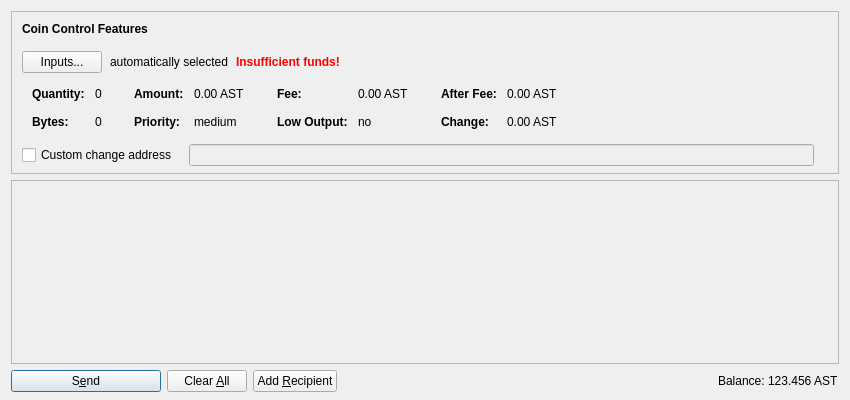
<?xml version="1.0" encoding="UTF-8"?>
<ui version="4.0">
 <class>SendCoinsDialog</class>
 <widget class="QDialog" name="SendCoinsDialog">
  <property name="geometry">
   <rect>
    <x>0</x>
    <y>0</y>
    <width>850</width>
    <height>400</height>
   </rect>
  </property>
  <property name="windowTitle">
   <string>Send Coins</string>
  </property>
  <layout class="QVBoxLayout" name="verticalLayout" stretch="0,1,0">
   <property name="bottomMargin">
    <number>8</number>
   </property>
   <item>
    <widget class="QFrame" name="frameCoinControl">
     <property name="sizePolicy">
      <sizepolicy hsizetype="Expanding" vsizetype="Expanding">
       <horstretch>0</horstretch>
       <verstretch>0</verstretch>
      </sizepolicy>
     </property>
     <property name="maximumSize">
      <size>
       <width>16777215</width>
       <height>16777215</height>
      </size>
     </property>
     <property name="frameShape">
      <enum>QFrame::StyledPanel</enum>
     </property>
     <property name="frameShadow">
      <enum>QFrame::Sunken</enum>
     </property>
     <layout class="QVBoxLayout" name="verticalLayoutCoinControl2">
      <property name="spacing">
       <number>0</number>
      </property>
      <property name="leftMargin">
       <number>0</number>
      </property>
      <property name="topMargin">
       <number>0</number>
      </property>
      <property name="rightMargin">
       <number>0</number>
      </property>
      <property name="bottomMargin">
       <number>6</number>
      </property>
      <item>
       <layout class="QVBoxLayout" name="verticalLayoutCoinControl" stretch="0,0,0,0,1">
        <property name="spacing">
         <number>0</number>
        </property>
        <property name="leftMargin">
         <number>10</number>
        </property>
        <property name="topMargin">
         <number>10</number>
        </property>
        <item>
         <layout class="QHBoxLayout" name="horizontalLayoutCoinControl1">
          <property name="bottomMargin">
           <number>15</number>
          </property>
          <item>
           <widget class="QLabel" name="labelCoinControlFeatures">
            <property name="sizePolicy">
             <sizepolicy hsizetype="Preferred" vsizetype="Maximum">
              <horstretch>0</horstretch>
              <verstretch>0</verstretch>
             </sizepolicy>
            </property>
            <property name="font">
             <font>
              <weight>75</weight>
              <bold>true</bold>
             </font>
            </property>
            <property name="styleSheet">
             <string notr="true">font-weight:bold;</string>
            </property>
            <property name="text">
             <string>Coin Control Features</string>
            </property>
           </widget>
          </item>
         </layout>
        </item>
        <item>
         <layout class="QHBoxLayout" name="horizontalLayoutCoinControl2" stretch="0,0,0,0">
          <property name="spacing">
           <number>8</number>
          </property>
          <property name="bottomMargin">
           <number>10</number>
          </property>
          <item>
           <widget class="QPushButton" name="pushButtonCoinControl">
            <property name="styleSheet">
             <string notr="true"/>
            </property>
            <property name="text">
             <string>Inputs...</string>
            </property>
           </widget>
          </item>
          <item>
           <widget class="QLabel" name="labelCoinControlAutomaticallySelected">
            <property name="text">
             <string>automatically selected</string>
            </property>
            <property name="margin">
             <number>5</number>
            </property>
           </widget>
          </item>
          <item>
           <widget class="QLabel" name="labelCoinControlInsuffFunds">
            <property name="font">
             <font>
              <weight>75</weight>
              <bold>true</bold>
             </font>
            </property>
            <property name="styleSheet">
             <string notr="true">color:red;font-weight:bold;</string>
            </property>
            <property name="text">
             <string>Insufficient funds!</string>
            </property>
            <property name="margin">
             <number>5</number>
            </property>
           </widget>
          </item>
          <item>
           <spacer name="horizontalSpacerCoinControl">
            <property name="orientation">
             <enum>Qt::Horizontal</enum>
            </property>
            <property name="sizeHint" stdset="0">
             <size>
              <width>40</width>
              <height>1</height>
             </size>
            </property>
           </spacer>
          </item>
         </layout>
        </item>
        <item>
         <widget class="QWidget" name="widgetCoinControl" native="true">
          <property name="sizePolicy">
           <sizepolicy hsizetype="Preferred" vsizetype="Preferred">
            <horstretch>0</horstretch>
            <verstretch>0</verstretch>
           </sizepolicy>
          </property>
          <property name="minimumSize">
           <size>
            <width>0</width>
            <height>0</height>
           </size>
          </property>
          <property name="styleSheet">
           <string notr="true"/>
          </property>
          <layout class="QHBoxLayout" name="horizontalLayoutCoinControl5">
           <property name="leftMargin">
            <number>0</number>
           </property>
           <property name="topMargin">
            <number>0</number>
           </property>
           <property name="rightMargin">
            <number>0</number>
           </property>
           <property name="bottomMargin">
            <number>0</number>
           </property>
           <item>
            <layout class="QHBoxLayout" name="horizontalLayoutCoinControl3" stretch="0,0,0,1">
             <property name="spacing">
              <number>20</number>
             </property>
             <property name="topMargin">
              <number>0</number>
             </property>
             <property name="bottomMargin">
              <number>10</number>
             </property>
             <item>
              <layout class="QFormLayout" name="formLayoutCoinControl1">
               <property name="horizontalSpacing">
                <number>10</number>
               </property>
               <property name="verticalSpacing">
                <number>14</number>
               </property>
               <property name="leftMargin">
                <number>10</number>
               </property>
               <property name="topMargin">
                <number>4</number>
               </property>
               <property name="rightMargin">
                <number>6</number>
               </property>
               <item row="0" column="0">
                <widget class="QLabel" name="labelCoinControlQuantityText">
                 <property name="font">
                  <font>
                   <weight>75</weight>
                   <bold>true</bold>
                  </font>
                 </property>
                 <property name="text">
                  <string>Quantity:</string>
                 </property>
                 <property name="margin">
                  <number>0</number>
                 </property>
                </widget>
               </item>
               <item row="0" column="1">
                <widget class="QLabel" name="labelCoinControlQuantity">
                 <property name="cursor">
                  <cursorShape>IBeamCursor</cursorShape>
                 </property>
                 <property name="contextMenuPolicy">
                  <enum>Qt::ActionsContextMenu</enum>
                 </property>
                 <property name="text">
                  <string notr="true">0</string>
                 </property>
                 <property name="margin">
                  <number>0</number>
                 </property>
                 <property name="textInteractionFlags">
                  <set>Qt::LinksAccessibleByMouse|Qt::TextSelectableByKeyboard|Qt::TextSelectableByMouse</set>
                 </property>
                </widget>
               </item>
               <item row="1" column="0">
                <widget class="QLabel" name="labelCoinControlBytesText">
                 <property name="font">
                  <font>
                   <weight>75</weight>
                   <bold>true</bold>
                  </font>
                 </property>
                 <property name="text">
                  <string>Bytes:</string>
                 </property>
                </widget>
               </item>
               <item row="1" column="1">
                <widget class="QLabel" name="labelCoinControlBytes">
                 <property name="cursor">
                  <cursorShape>IBeamCursor</cursorShape>
                 </property>
                 <property name="contextMenuPolicy">
                  <enum>Qt::ActionsContextMenu</enum>
                 </property>
                 <property name="text">
                  <string notr="true">0</string>
                 </property>
                 <property name="textInteractionFlags">
                  <set>Qt::LinksAccessibleByMouse|Qt::TextSelectableByKeyboard|Qt::TextSelectableByMouse</set>
                 </property>
                </widget>
               </item>
              </layout>
             </item>
             <item>
              <layout class="QFormLayout" name="formLayoutCoinControl2">
               <property name="horizontalSpacing">
                <number>10</number>
               </property>
               <property name="verticalSpacing">
                <number>14</number>
               </property>
               <property name="leftMargin">
                <number>6</number>
               </property>
               <property name="topMargin">
                <number>4</number>
               </property>
               <property name="rightMargin">
                <number>6</number>
               </property>
               <item row="0" column="0">
                <widget class="QLabel" name="labelCoinControlAmountText">
                 <property name="font">
                  <font>
                   <weight>75</weight>
                   <bold>true</bold>
                  </font>
                 </property>
                 <property name="text">
                  <string>Amount:</string>
                 </property>
                 <property name="margin">
                  <number>0</number>
                 </property>
                </widget>
               </item>
               <item row="0" column="1">
                <widget class="QLabel" name="labelCoinControlAmount">
                 <property name="cursor">
                  <cursorShape>IBeamCursor</cursorShape>
                 </property>
                 <property name="contextMenuPolicy">
                  <enum>Qt::ActionsContextMenu</enum>
                 </property>
                 <property name="text">
                  <string notr="true">0.00 AST</string>
                 </property>
                 <property name="textInteractionFlags">
                  <set>Qt::LinksAccessibleByMouse|Qt::TextSelectableByKeyboard|Qt::TextSelectableByMouse</set>
                 </property>
                </widget>
               </item>
               <item row="1" column="0">
                <widget class="QLabel" name="labelCoinControlPriorityText">
                 <property name="font">
                  <font>
                   <weight>75</weight>
                   <bold>true</bold>
                  </font>
                 </property>
                 <property name="text">
                  <string>Priority:</string>
                 </property>
                </widget>
               </item>
               <item row="1" column="1">
                <widget class="QLabel" name="labelCoinControlPriority">
                 <property name="cursor">
                  <cursorShape>IBeamCursor</cursorShape>
                 </property>
                 <property name="contextMenuPolicy">
                  <enum>Qt::ActionsContextMenu</enum>
                 </property>
                 <property name="text">
                  <string notr="true">medium</string>
                 </property>
                 <property name="textInteractionFlags">
                  <set>Qt::LinksAccessibleByMouse|Qt::TextSelectableByKeyboard|Qt::TextSelectableByMouse</set>
                 </property>
                </widget>
               </item>
              </layout>
             </item>
             <item>
              <layout class="QFormLayout" name="formLayoutCoinControl3">
               <property name="horizontalSpacing">
                <number>10</number>
               </property>
               <property name="verticalSpacing">
                <number>14</number>
               </property>
               <property name="leftMargin">
                <number>6</number>
               </property>
               <property name="topMargin">
                <number>4</number>
               </property>
               <property name="rightMargin">
                <number>6</number>
               </property>
               <item row="0" column="0">
                <widget class="QLabel" name="labelCoinControlFeeText">
                 <property name="font">
                  <font>
                   <weight>75</weight>
                   <bold>true</bold>
                  </font>
                 </property>
                 <property name="text">
                  <string>Fee:</string>
                 </property>
                 <property name="margin">
                  <number>0</number>
                 </property>
                </widget>
               </item>
               <item row="0" column="1">
                <widget class="QLabel" name="labelCoinControlFee">
                 <property name="cursor">
                  <cursorShape>IBeamCursor</cursorShape>
                 </property>
                 <property name="contextMenuPolicy">
                  <enum>Qt::ActionsContextMenu</enum>
                 </property>
                 <property name="text">
                  <string notr="true">0.00 AST</string>
                 </property>
                 <property name="textInteractionFlags">
                  <set>Qt::LinksAccessibleByMouse|Qt::TextSelectableByKeyboard|Qt::TextSelectableByMouse</set>
                 </property>
                </widget>
               </item>
               <item row="1" column="0">
                <widget class="QLabel" name="labelCoinControlLowOutputText">
                 <property name="font">
                  <font>
                   <weight>75</weight>
                   <bold>true</bold>
                  </font>
                 </property>
                 <property name="text">
                  <string>Low Output:</string>
                 </property>
                </widget>
               </item>
               <item row="1" column="1">
                <widget class="QLabel" name="labelCoinControlLowOutput">
                 <property name="cursor">
                  <cursorShape>IBeamCursor</cursorShape>
                 </property>
                 <property name="contextMenuPolicy">
                  <enum>Qt::ActionsContextMenu</enum>
                 </property>
                 <property name="text">
                  <string notr="true">no</string>
                 </property>
                 <property name="textInteractionFlags">
                  <set>Qt::LinksAccessibleByMouse|Qt::TextSelectableByKeyboard|Qt::TextSelectableByMouse</set>
                 </property>
                </widget>
               </item>
              </layout>
             </item>
             <item>
              <layout class="QFormLayout" name="formLayoutCoinControl4">
               <property name="horizontalSpacing">
                <number>10</number>
               </property>
               <property name="verticalSpacing">
                <number>14</number>
               </property>
               <property name="leftMargin">
                <number>6</number>
               </property>
               <property name="topMargin">
                <number>4</number>
               </property>
               <property name="rightMargin">
                <number>6</number>
               </property>
               <item row="0" column="0">
                <widget class="QLabel" name="labelCoinControlAfterFeeText">
                 <property name="font">
                  <font>
                   <weight>75</weight>
                   <bold>true</bold>
                  </font>
                 </property>
                 <property name="text">
                  <string>After Fee:</string>
                 </property>
                 <property name="margin">
                  <number>0</number>
                 </property>
                </widget>
               </item>
               <item row="0" column="1">
                <widget class="QLabel" name="labelCoinControlAfterFee">
                 <property name="cursor">
                  <cursorShape>IBeamCursor</cursorShape>
                 </property>
                 <property name="contextMenuPolicy">
                  <enum>Qt::ActionsContextMenu</enum>
                 </property>
                 <property name="text">
                  <string notr="true">0.00 AST</string>
                 </property>
                 <property name="textInteractionFlags">
                  <set>Qt::LinksAccessibleByMouse|Qt::TextSelectableByKeyboard|Qt::TextSelectableByMouse</set>
                 </property>
                </widget>
               </item>
               <item row="1" column="0">
                <widget class="QLabel" name="labelCoinControlChangeText">
                 <property name="font">
                  <font>
                   <weight>75</weight>
                   <bold>true</bold>
                  </font>
                 </property>
                 <property name="text">
                  <string>Change:</string>
                 </property>
                </widget>
               </item>
               <item row="1" column="1">
                <widget class="QLabel" name="labelCoinControlChange">
                 <property name="cursor">
                  <cursorShape>IBeamCursor</cursorShape>
                 </property>
                 <property name="contextMenuPolicy">
                  <enum>Qt::ActionsContextMenu</enum>
                 </property>
                 <property name="text">
                  <string notr="true">0.00 AST</string>
                 </property>
                 <property name="textInteractionFlags">
                  <set>Qt::LinksAccessibleByMouse|Qt::TextSelectableByKeyboard|Qt::TextSelectableByMouse</set>
                 </property>
                </widget>
               </item>
              </layout>
             </item>
            </layout>
           </item>
          </layout>
         </widget>
        </item>
        <item>
         <layout class="QHBoxLayout" name="horizontalLayoutCoinControl4" stretch="0,0,0">
          <property name="spacing">
           <number>12</number>
          </property>
          <property name="sizeConstraint">
           <enum>QLayout::SetDefaultConstraint</enum>
          </property>
          <property name="topMargin">
           <number>5</number>
          </property>
          <property name="rightMargin">
           <number>5</number>
          </property>
          <item>
           <widget class="QCheckBox" name="checkBoxCoinControlChange">
            <property name="toolTip">
             <string>If this is activated, but the change address is empty or invalid, change will be sent to a newly generated address.</string>
            </property>
            <property name="text">
             <string>Custom change address</string>
            </property>
           </widget>
          </item>
          <item>
           <widget class="QValidatedLineEdit" name="lineEditCoinControlChange">
            <property name="enabled">
             <bool>false</bool>
            </property>
            <property name="sizePolicy">
             <sizepolicy hsizetype="Expanding" vsizetype="Fixed">
              <horstretch>0</horstretch>
              <verstretch>0</verstretch>
             </sizepolicy>
            </property>
           </widget>
          </item>
          <item>
           <widget class="QLabel" name="labelCoinControlChangeLabel">
            <property name="sizePolicy">
             <sizepolicy hsizetype="Preferred" vsizetype="Expanding">
              <horstretch>0</horstretch>
              <verstretch>0</verstretch>
             </sizepolicy>
            </property>
            <property name="minimumSize">
             <size>
              <width>0</width>
              <height>0</height>
             </size>
            </property>
            <property name="text">
             <string/>
            </property>
            <property name="margin">
             <number>3</number>
            </property>
           </widget>
          </item>
         </layout>
        </item>
        <item>
         <spacer name="verticalSpacerCoinControl">
          <property name="orientation">
           <enum>Qt::Vertical</enum>
          </property>
          <property name="sizeHint" stdset="0">
           <size>
            <width>800</width>
            <height>1</height>
           </size>
          </property>
         </spacer>
        </item>
       </layout>
      </item>
     </layout>
    </widget>
   </item>
   <item>
    <widget class="QScrollArea" name="scrollArea">
     <property name="widgetResizable">
      <bool>true</bool>
     </property>
     <widget class="QWidget" name="scrollAreaWidgetContents">
      <property name="geometry">
       <rect>
        <x>0</x>
        <y>0</y>
        <width>830</width>
        <height>178</height>
       </rect>
      </property>
      <layout class="QVBoxLayout" name="verticalLayout_2" stretch="0,1">
       <property name="leftMargin">
        <number>0</number>
       </property>
       <property name="topMargin">
        <number>0</number>
       </property>
       <property name="rightMargin">
        <number>0</number>
       </property>
       <property name="bottomMargin">
        <number>0</number>
       </property>
       <item>
        <layout class="QVBoxLayout" name="entries">
         <property name="spacing">
          <number>6</number>
         </property>
        </layout>
       </item>
       <item>
        <spacer name="verticalSpacer">
         <property name="orientation">
          <enum>Qt::Vertical</enum>
         </property>
         <property name="sizeHint" stdset="0">
          <size>
           <width>20</width>
           <height>40</height>
          </size>
         </property>
        </spacer>
       </item>
      </layout>
     </widget>
    </widget>
   </item>
   <item>
    <layout class="QHBoxLayout" name="horizontalLayout">
     <item>
      <widget class="QPushButton" name="sendButton">
       <property name="minimumSize">
        <size>
         <width>150</width>
         <height>0</height>
        </size>
       </property>
       <property name="toolTip">
        <string>Confirm the send action</string>
       </property>
       <property name="text">
        <string>S&amp;end</string>
       </property>
       <property name="icon">
        <iconset resource="../asturcoin.qrc">
         <normaloff>:/icons/send</normaloff>:/icons/send</iconset>
       </property>
       <property name="default">
        <bool>true</bool>
       </property>
      </widget>
     </item>
     <item>
      <widget class="QPushButton" name="clearButton">
       <property name="sizePolicy">
        <sizepolicy hsizetype="Minimum" vsizetype="Fixed">
         <horstretch>0</horstretch>
         <verstretch>0</verstretch>
        </sizepolicy>
       </property>
       <property name="toolTip">
        <string>Clear all fields of the form.</string>
       </property>
       <property name="text">
        <string>Clear &amp;All</string>
       </property>
       <property name="icon">
        <iconset resource="../asturcoin.qrc">
         <normaloff>:/icons/remove</normaloff>:/icons/remove</iconset>
       </property>
       <property name="autoRepeatDelay">
        <number>300</number>
       </property>
       <property name="autoDefault">
        <bool>false</bool>
       </property>
      </widget>
     </item>
     <item>
      <widget class="QPushButton" name="addButton">
       <property name="toolTip">
        <string>Send to multiple recipients at once</string>
       </property>
       <property name="text">
        <string>Add &amp;Recipient</string>
       </property>
       <property name="icon">
        <iconset resource="../asturcoin.qrc">
         <normaloff>:/icons/add</normaloff>:/icons/add</iconset>
       </property>
       <property name="autoDefault">
        <bool>false</bool>
       </property>
      </widget>
     </item>
     <item>
      <spacer name="horizontalSpacer">
       <property name="orientation">
        <enum>Qt::Horizontal</enum>
       </property>
       <property name="sizeHint" stdset="0">
        <size>
         <width>40</width>
         <height>20</height>
        </size>
       </property>
      </spacer>
     </item>
     <item>
      <layout class="QHBoxLayout" name="horizontalLayout_2">
       <property name="spacing">
        <number>3</number>
       </property>
       <item>
        <widget class="QLabel" name="label">
         <property name="sizePolicy">
          <sizepolicy hsizetype="Preferred" vsizetype="Fixed">
           <horstretch>0</horstretch>
           <verstretch>0</verstretch>
          </sizepolicy>
         </property>
         <property name="text">
          <string>Balance:</string>
         </property>
        </widget>
       </item>
       <item>
        <widget class="QLabel" name="labelBalance">
         <property name="sizePolicy">
          <sizepolicy hsizetype="Preferred" vsizetype="Fixed">
           <horstretch>0</horstretch>
           <verstretch>0</verstretch>
          </sizepolicy>
         </property>
         <property name="cursor">
          <cursorShape>IBeamCursor</cursorShape>
         </property>
         <property name="text">
          <string notr="true">123.456 AST</string>
         </property>
         <property name="textInteractionFlags">
          <set>Qt::LinksAccessibleByMouse|Qt::TextSelectableByKeyboard|Qt::TextSelectableByMouse</set>
         </property>
        </widget>
       </item>
      </layout>
     </item>
    </layout>
   </item>
  </layout>
 </widget>
 <customwidgets>
  <customwidget>
   <class>QValidatedLineEdit</class>
   <extends>QLineEdit</extends>
   <header>qvalidatedlineedit.h</header>
  </customwidget>
 </customwidgets>
 <resources>
  <include location="../asturcoin.qrc"/>
 </resources>
 <connections/>
</ui>
